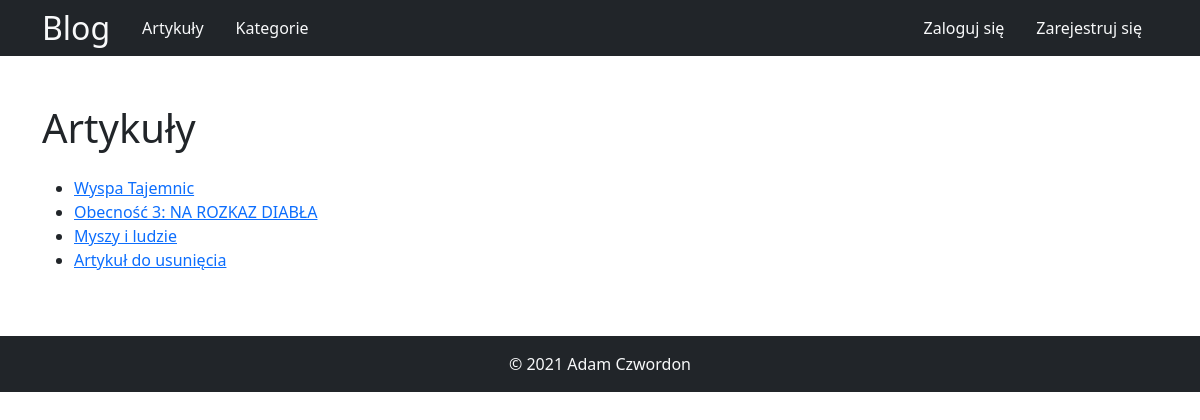
The page /artykuly on the database its author committed.
### tables this page shows
CREATE TABLE `articles` (
  `id` int(11) NOT NULL,
  `user_id` int(11) NOT NULL,
  `category_id` int(11) NOT NULL,
  `title` varchar(400) NOT NULL,
  `text` text NOT NULL,
  `status` tinyint(4) NOT NULL,
  `created_at` datetime NOT NULL DEFAULT current_timestamp()
);

### src/Controllers/Controller.php (called while the page is built, shortened)
<?php
class Controller {
    public function view($view, $data=null)
    {
        require_once __DIR__.'/../Views/layouts/template.php';
    }
}

### src/Controllers/ArticlesController.php (called while the page is built, shortened)
<?php
class ArticlesController extends Controller {
    public function index()
    {
        $articles = Article::get();
        return $this->view('articles/index', [
            'articles' => $articles
        ]);
    }
}

### src/Models/Model.php (called while the page is built, shortened)
<?php
class Model extends Database {
    public static $tablename;
    public static function get()
    {
        $stmt = self::$db->prepare('SELECT * FROM '.static::$tablename);
        $stmt->execute();
        $result = $stmt->fetchAll(\PDO::FETCH_ASSOC);
        return $result;
    }
}

### src/Views/articles/index.php (the view, shortened to what this page needs)
<div class="container py-5">
    <div class="d-flex flex-wrap mb-3">
        <h1>Artykuły</h1>
    </div>
    <?php
    if(count($data['articles']) > 0) {
        echo '<ul>';
        foreach($data['articles'] as $article) {
            echo '<li><a href="/artykuly/pokaz?id='.$article['id'].'">'.$article['title'].'</a>'.
            ($isLoggedIn ? '- <a href="/artykuly/edytuj?id='.$article['id'].'">edytuj</a>- <a href="/artykuly/usun?id='.$article['id'].'">Usuń</a>' : '').'</li>';
        }
        echo '</ul>';
    }
    ?>
</div>

### index.php (shortened to what this page needs)
<?php
require_once "web.php";
$url_route = explode('?', $_SERVER['REQUEST_URI'])[0];
foreach($routes as $route) {
    if($route['name'] == $url_route) {
        $class = new $route['class'];
        $action = $route['method'];
        if(is_callable(array($class, $action))){
            $class->$action();
        } else {
            echo "Error, method not callable.";
            header('HTTP/1.1 500 Internal Server Error');
            exit(500);
        }
    }
}

### src/Views/layouts/template.php (shortened to what this page needs)
<!DOCTYPE html>
<html lang="pl">
<head>
    <link href="https://cdn.jsdelivr.net/npm/bootstrap@5.0.2/dist/css/bootstrap.min.css" rel="stylesheet">
</head>
<body>
    <?php include __DIR__."/../includes/nav.php"; ?>
    <?php
    $file = __DIR__.'/../'.$view.'.php';
    if (file_exists($file)) {
        include $file;
    } else {
        $notFound = __DIR__.'/../404.php';
        include $notFound;
    }
    ?>
    <?php include __DIR__."/../includes/footer.php"; ?>
</body>
</html>

### src/Views/includes/nav.php
<div class="w-100 bg-dark text-light">
        <div class="container d-flex justify-content-between">
            <div class="d-flex">
                <div class="h2 m-0 d-flex text-center align-items-center"><a href="/" class="text-light text-decoration-none">Blog</a></div>
                <nav class="ps-3">
                    <ul class="nav">
                        <li class="nav-item">
                            <a href="/artykuly" class="text-light text-decoration-none p-3 d-block">Artykuły</a>
                        </li>
                        <li class="nav-item">
                            <a href="/kategorie" class="text-light text-decoration-none p-3 d-block">Kategorie</a>
                        </li>
                    </ul>
                </nav>
            </div>
            <div>
                <ul class="nav">
                    <?php
                    if(isset($_SESSION['id'])) {
                    ?>
                        <li class="nav-item">
                            <span class="text-light p-3 d-block">Witaj <?= $_SESSION['username'] ?></span>
                        </li>
                        <li class="nav-item">
                            <a href="/wyloguj" class="text-light text-decoration-none p-3 d-block">Wyloguj się</a>
                        </li>
                    <?php
                    } else {
                    ?>
                        <li class="nav-item">
                            <a href="/logowanie" class="text-light text-decoration-none p-3 d-block">Zaloguj się</a>
                        </li>
                        <li class="nav-item">
                            <a href="/rejestracja" class="text-light text-decoration-none p-3 d-block">Zarejestruj się</a>
                        </li>
                    <?php
                    }
                    ?>
                </ul>
            </div>
        </div>
    </div>

### src/Views/includes/footer.php
<div class="footer bg-dark text-light py-3">
    <p class="m-0 text-center">&copy; 2021 Adam Czwordon</p>
</div>

### rows shown on the page
articles: title "Wyspa Tajemnic"
articles: title "Obecność 3: NA ROZKAZ DIABŁA"
articles: title "Myszy i ludzie"
articles: title "Artykuł do usunięcia"
